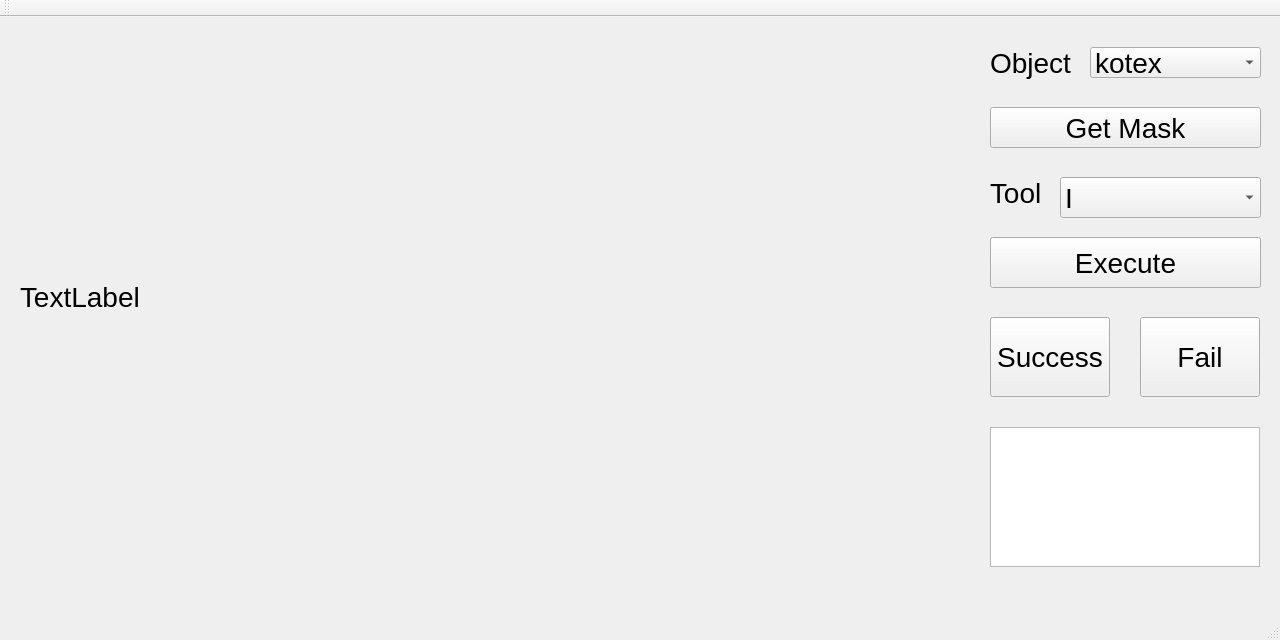
<?xml version="1.0" encoding="UTF-8"?>
<ui version="4.0">
 <class>MainWindow</class>
 <widget class="QMainWindow" name="MainWindow">
  <property name="geometry">
   <rect>
    <x>0</x>
    <y>0</y>
    <width>1280</width>
    <height>640</height>
   </rect>
  </property>
  <property name="font">
   <font>
    <pointsize>21</pointsize>
   </font>
  </property>
  <property name="windowTitle">
   <string>random_grasp</string>
  </property>
  <property name="windowIcon">
   <iconset theme="arm">
    <normaloff>.</normaloff>.</iconset>
  </property>
  <widget class="QWidget" name="centralWidget">
   <widget class="QLabel" name="image_view">
    <property name="geometry">
     <rect>
      <x>20</x>
      <y>10</y>
      <width>960</width>
      <height>540</height>
     </rect>
    </property>
    <property name="text">
     <string>TextLabel</string>
    </property>
   </widget>
   <widget class="QLabel" name="object">
    <property name="geometry">
     <rect>
      <x>990</x>
      <y>20</y>
      <width>91</width>
      <height>51</height>
     </rect>
    </property>
    <property name="font">
     <font>
      <pointsize>21</pointsize>
     </font>
    </property>
    <property name="text">
     <string>Object</string>
    </property>
   </widget>
   <widget class="QPushButton" name="get_mask_button">
    <property name="geometry">
     <rect>
      <x>990</x>
      <y>90</y>
      <width>271</width>
      <height>41</height>
     </rect>
    </property>
    <property name="text">
     <string>Get Mask</string>
    </property>
   </widget>
   <widget class="QPushButton" name="execute_button">
    <property name="geometry">
     <rect>
      <x>990</x>
      <y>220</y>
      <width>271</width>
      <height>51</height>
     </rect>
    </property>
    <property name="text">
     <string>Execute</string>
    </property>
   </widget>
   <widget class="QPushButton" name="success_button">
    <property name="geometry">
     <rect>
      <x>990</x>
      <y>300</y>
      <width>120</width>
      <height>80</height>
     </rect>
    </property>
    <property name="text">
     <string>Success</string>
    </property>
    <property name="checkable">
     <bool>false</bool>
    </property>
   </widget>
   <widget class="QPushButton" name="fail_button">
    <property name="geometry">
     <rect>
      <x>1140</x>
      <y>300</y>
      <width>120</width>
      <height>80</height>
     </rect>
    </property>
    <property name="text">
     <string>Fail</string>
    </property>
   </widget>
   <widget class="QTextBrowser" name="status_browser">
    <property name="geometry">
     <rect>
      <x>990</x>
      <y>410</y>
      <width>270</width>
      <height>140</height>
     </rect>
    </property>
    <property name="font">
      <font>
        <pointsize>9</pointsize>
      </font>
    </property>
   </widget>
   <widget class="QComboBox" name="object_list">
    <property name="geometry">
     <rect>
      <x>1090</x>
      <y>30</y>
      <width>171</width>
      <height>31</height>
     </rect>
    </property>
    <item>
     <property name="text">
      <string>kotex</string>
     </property>
    </item>
    <item>
     <property name="text">
      <string>kellogg's</string>
     </property>
    </item>
    <item>
     <property name="text">
      <string>cheez-it</string>
     </property>
    </item>
    <item>
     <property name="text">
      <string>domino</string>
     </property>
    </item>
    <item>
     <property name="text">
      <string>kleenex</string>
     </property>
    </item>
    <item>
     <property name="text">
      <string>pocky</string>
     </property>
    </item>
    <item>
     <property name="text">
      <string>milo</string>
     </property>
    </item>
    <item>
     <property name="text">
      <string>swissmiss</string>
     </property>
    </item>
    <item>
     <property name="text">
      <string>raisins</string>
     </property>
    </item>
    <item>
     <property name="text">
      <string>mm</string>
     </property>
    </item>
    <item>
     <property name="text">
      <string>crayola</string>
     </property>
    </item>
    <item>
     <property name="text">
      <string>ziploc</string>
     </property>
    </item>
    <item>
     <property name="text">
      <string>dobie</string>
     </property>
    </item>
    <item>
     <property name="text">
      <string>spam</string>
     </property>
    </item>
    <item>
     <property name="text">
      <string>andes</string>
     </property>
    </item>
    <item>
     <property name="text">
      <string>macadamia</string>
     </property>
    </item>
    <item>
     <property name="text">
      <string>vanish</string>
     </property>
    </item>
    <item>
     <property name="text">
      <string>viva</string>
     </property>
    </item>
    <item>
     <property name="text">
      <string>stax</string>
     </property>
    </item>
    <item>
     <property name="text">
      <string>3m_white</string>
     </property>
    </item>
    <item>
     <property name="text">
      <string>pringles</string>
     </property>
    </item>
    <item>
     <property name="text">
      <string>shin_cup</string>
     </property>
    </item>
    <item>
     <property name="text">
      <string>heineken</string>
     </property>
    </item>
    <item>
     <property name="text">
      <string>maxwell_house</string>
     </property>
    </item>
    <item>
     <property name="text">
      <string>hunts</string>
     </property>
    </item>
    <item>
     <property name="text">
      <string>sea_salt_grinder</string>
     </property>
    </item>
    <item>
     <property name="text">
      <string>grill_mates</string>
     </property>
    </item>
    <item>
     <property name="text">
      <string>nivea</string>
     </property>
    </item>
    <item>
     <property name="text">
      <string>uhu_stic</string>
     </property>
    </item>
    <item>
     <property name="text">
      <string>lemon_c</string>
     </property>
    </item>
    <item>
     <property name="text">
      <string>folgers</string>
     </property>
    </item>
    <item>
     <property name="text">
      <string>3m_black</string>
     </property>
    </item>
    <item>
     <property name="text">
      <string>starkist</string>
     </property>
    </item>
    <item>
     <property name="text">
      <string>sdi</string>
     </property>
    </item>
    <item>
     <property name="text">
      <string>salted_potato_sticks</string>
     </property>
    </item>
    <item>
     <property name="text">
      <string>beanfields</string>
     </property>
    </item>
    <item>
     <property name="text">
      <string>scotch_brite</string>
     </property>
    </item>
    <item>
     <property name="text">
      <string>turtle_news</string>
     </property>
    </item>
    <item>
     <property name="text">
      <string>milano</string>
     </property>
    </item>
    <item>
     <property name="text">
      <string>sunlus</string>
     </property>
    </item>
    <item>
     <property name="text">
      <string>kleenex_soft</string>
     </property>
    </item>
    <item>
     <property name="text">
      <string>marshmallows</string>
     </property>
    </item>
    <item>
     <property name="text">
      <string>mango</string>
     </property>
    </item>
    <item>
     <property name="text">
      <string>nexcare</string>
     </property>
    </item>
    <item>
     <property name="text">
      <string>anytime</string>
     </property>
    </item>
    <item>
     <property name="text">
      <string>lemon_candy</string>
     </property>
    </item>
    <item>
     <property name="text">
      <string>extra</string>
     </property>
    </item>
    <item>
     <property name="text">
      <string>kisses</string>
     </property>
    </item>
    <item>
     <property name="text">
      <string>classic_marbles</string>
     </property>
    </item>
    <item>
     <property name="text">
      <string>bath_sponge</string>
     </property>
    </item>
    <item>
     <property name="text">
      <string>towel</string>
     </property>
    </item>
    <item>
     <property name="text">
      <string>cloth</string>
     </property>
    </item>
    <item>
     <property name="text">
      <string>usb_wire</string>
     </property>
    </item>
    <item>
     <property name="text">
      <string>mosi_out</string>
     </property>
    </item>
    <item>
     <property name="text">
      <string>dove</string>
     </property>
    </item>
    <item>
     <property name="text">
      <string>windex</string>
     </property>
    </item>
    <item>
     <property name="text">
      <string>french's</string>
     </property>
    </item>
    <item>
     <property name="text">
      <string>soft_scrub</string>
     </property>
    </item>
    <item>
     <property name="text">
      <string>mini_soccer_ball</string>
     </property>
    </item>
    <item>
     <property name="text">
      <string>cola</string>
     </property>
    </item>
    <item>
     <property name="text">
      <string>kinder</string>
     </property>
    </item>
    <item>
     <property name="text">
      <string>nutella</string>
     </property>
    </item>
    <item>
     <property name="text">
      <string>vaseline</string>
     </property>
    </item>
    <item>
     <property name="text">
      <string>pokemon</string>
     </property>
    </item>
    <item>
     <property name="text">
      <string>libava</string>
     </property>
    </item>
    <item>
     <property name="text">
      <string>3m_hook</string>
     </property>
    </item>
    <item>
     <property name="text">
      <string>chupa_chups</string>
     </property>
    </item>
    <item>
     <property name="text">
      <string>toblerone</string>
     </property>
    </item>
    <item>
     <property name="text">
      <string>piske</string>
     </property>
    </item>
    <item>
     <property name="text">
      <string>wrench</string>
     </property>
    </item>
    <item>
     <property name="text">
      <string>toilet_brush</string>
     </property>
    </item>
    <item>
     <property name="text">
      <string>teaspoon</string>
     </property>
    </item>
   </widget>
   <widget class="QComboBox" name="tool_list">
    <property name="geometry">
     <rect>
      <x>1060</x>
      <y>160</y>
      <width>201</width>
      <height>41</height>
     </rect>
    </property>
    <item>
     <property name="text">
      <string>I</string>
     </property>
    </item>
    <item>
     <property name="text">
      <string>II</string>
     </property>
    </item>
    <item>
     <property name="text">
      <string>III</string>
     </property>
    </item>
   </widget>
   <widget class="QLabel" name="tool">
    <property name="geometry">
     <rect>
      <x>990</x>
      <y>150</y>
      <width>91</width>
      <height>51</height>
     </rect>
    </property>
    <property name="font">
     <font>
      <pointsize>21</pointsize>
     </font>
    </property>
    <property name="text">
     <string>Tool</string>
    </property>
   </widget>
  </widget>
  <widget class="QMenuBar" name="menuBar">
   <property name="geometry">
    <rect>
     <x>0</x>
     <y>0</y>
     <width>1280</width>
     <height>39</height>
    </rect>
   </property>
  </widget>
  <widget class="QToolBar" name="mainToolBar">
   <attribute name="toolBarArea">
    <enum>TopToolBarArea</enum>
   </attribute>
   <attribute name="toolBarBreak">
    <bool>false</bool>
   </attribute>
  </widget>
  <widget class="QStatusBar" name="statusBar"/>
 </widget>
 <layoutdefault spacing="6" margin="11"/>
 <resources/>
 <connections/>
</ui>
